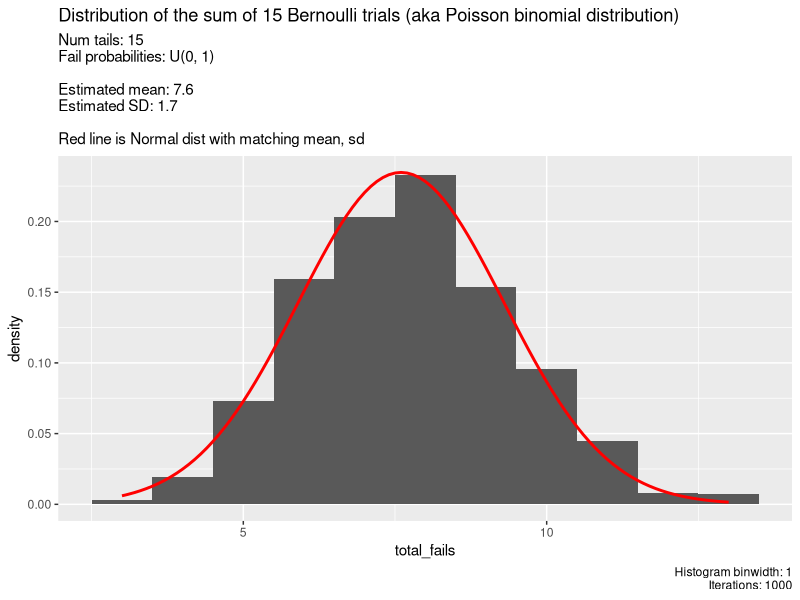
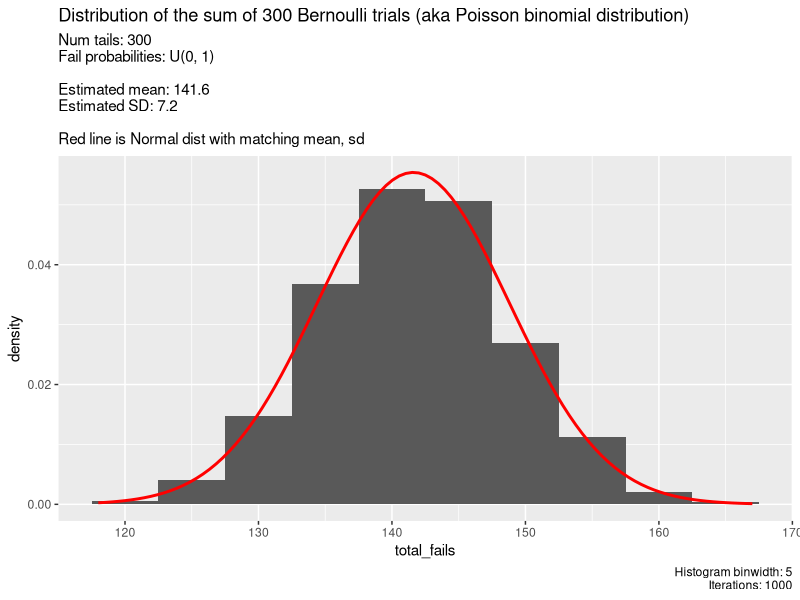

Source code (R) for these figures, in order:
## ---- chunk 1
knitr::opts_chunk$set(echo = TRUE,
                      message = FALSE,
                      warning = FALSE)
## ---- chunk 2
library(tidyverse)
## ---- chunk 3
gen_params <- function(num_tails = 15, 
                            max_fail_prob = 1.0){
  if (max_fail_prob > 1){
    stop("Max fail prob must be less than or equal to 1.0")
  }
  
  tail_id <- paste0("sn_", 1:num_tails)
  fail_prob <- runif(num_tails, max = max_fail_prob)
  
  df <- data.frame(tail_id = tail_id, 
                   fail_prob = fail_prob)
  
  return(df)
} 


gen_fails <- function(df){
  df_with_fail <- 
    df %>% 
    mutate(is_fail = map_dbl(fail_prob, 
                             function(x){
                               sample(c(1,0), 
                                      size = 1, 
                                      prob = c(x, 1-x))
                               }
                             ))
  return(df_with_fail)
  
}


total_fails <- function(df){
  sum(df$is_fail)
}


gen_totals <- function(df_with_params, iter = 1000){
  totals <- replicate(iter, 
                      df_with_params %>% gen_fails() %>% total_fails())
  
  return(totals)
  
}


calc_mean_sd <- function(df_with_params){
  df <- 
    df_with_params %>% 
    mutate(not_fail_prob = 1-fail_prob, 
           pq_product = fail_prob * not_fail_prob)
  
  mean_sd_list <- list(mean = sum(df$fail_prob),
                   sd = sqrt(sum(df$pq_product)))
  return(mean_sd_list)
}


# fn to plot with overlaid normal
plot_pois_binom <- function(num_tails = 15, 
                            max_fail_prob = 1.0, 
                            binwidth = 5, 
                            iter = 1000){
  # generate params:  
  df_with_params <- 
    gen_params(num_tails = num_tails, 
               max_fail_prob = max_fail_prob) 
  
  # generate distribution of pois binom: 
  totals_vector <- 
      gen_totals(df_with_params)
  
  # get mean, sd for normal overlay on plot: 
  pois_binom_mean <- calc_mean_sd(df_with_params)[[1]] %>% round(1)
  pois_binom_sd   <- calc_mean_sd(df_with_params)[[2]] %>% round(1)
  
  # plot
  data.frame(total_fails = totals_vector) %>% 
    ggplot(aes(x = total_fails)) + 
    geom_histogram(aes(y=..density..), 
                   binwidth = binwidth) + 
    # stat_density(geom="line", 
    #              col = "black") +
    
    labs(title = str_glue("Distribution of the sum of {num_tails} Bernoulli trials (aka Poisson binomial distribution)"), 
         subtitle = str_glue("Num tails: {num_tails}  \nFail probabilities: U(0, {max_fail_prob})  \n\nEstimated mean: {pois_binom_mean}  \nEstimated SD: {pois_binom_sd}  \n\nRed line is Normal dist with matching mean, sd"), 
         caption = str_glue("Histogram binwidth: {binwidth}\nIterations: {iter}")) + 
    
    stat_function(fun = dnorm, 
                  color = "red",
                  size = 1, 
                  args = list(mean = pois_binom_mean, 
                              sd = pois_binom_sd))
}



## ---- chunk 4
plot_pois_binom(num_tails = 15, max_fail_prob = 1, binwidth = 1)
## ---- chunk 5
plot_pois_binom(num_tails = 300, max_fail_prob = 1, binwidth = 5)
